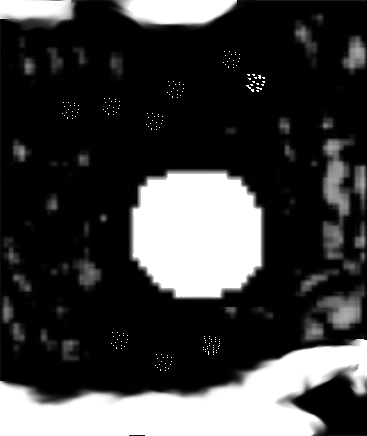
#> input picture images/solda.png, 367 x 436 px
$ python main.py
#> lines starting #> are read from the running program, lines starting #| are printed output that depends on the picture; after the words box and inside, x2 and y2 are one past the last pixel; in counts of white or black regions, pixels touching at a corner belong together
import numpy as np
from math import ceil

import matplotlib
import matplotlib.pyplot as plt

from skimage.io import imread
from skimage import data
from skimage.filters import threshold_multiotsu

from PIL import Image

from collections import deque

PATH_SOLDA = "images/solda.png"
PATH_SOLDA_EX1 = "images/solda_ex1.png"
PATH_SOLDA_EX2 = "images/solda_ex2.png"
PATH_SOLDA_EX3 = "images/solda_ex3.png"


def otsu_histogram(im:object):
    matplotlib.rcParams['font.size'] = 9

    thresholds = threshold_multiotsu(im, classes=2)

    regions = np.digitize(im, bins=thresholds)

    fig, ax = plt.subplots(nrows=1, ncols=3, figsize=(10, 3.5))

    ax[0].imshow(im, cmap='gray')
    ax[0].set_title('Imagem original')
    ax[0].axis('off')


    ax[1].hist(im.ravel(), bins=255)
    ax[1].set_title('Histograma')
    for thresh in thresholds:
        ax[1].axvline(thresh, color='r')

    ax[2].imshow(regions, cmap='jet')
    ax[2].set_title('Multi-Otsu Resultado')
    ax[2].axis('off')

    plt.subplots_adjust()

    plt.show()

def binary_threshold(im:object)->object:
    image = Image.fromarray(np.uint8(im)).convert('L')

    (l, h) = image.size

    out = Image.new(mode='L', size=(l, h))

    for j in range(0, h):
        for i in range(0, l):
            if image.getpixel((i, j)) == 0:
                out.putpixel(
                    (i, j),
                    0
                )
            else:
                out.putpixel(
                    (i, j),
                    255
                )

    return out

def threshold(im:object)->object:
    thresholds = threshold_multiotsu(im, classes=2)

    regions = np.digitize(im, bins=thresholds)

    return binary_threshold(regions)

def zero_frame(im:object)->object:
    (l, h) = im.size

    M = l + 2
    N = h + 2

    out = Image.new(mode='L', size=(M, N))

    for i in range(0, M):
        for j in range(0, N):
            if i == 0 and 0 <= j <= N:
                out.putpixel((i, j), 0)
            elif i == M - 1 and 0 <= j <= N - 1:
                out.putpixel((i, j), 0)
            elif 0 <= i <= M and j == 0:
                out.putpixel((i, j), 0)
            elif 0 <= i <= M - 1 and j == N - 1:
                out.putpixel((i, j), 0)
            else:
                out.putpixel((i, j), im.getpixel((i - 2, j - 2)))
    return out

def NO(im:object, coordinate:tuple, size:int)->bool:
    (i, j) = coordinate

    if im.getpixel((i - 1, j - 1)) == size:
        return (i - 1, j - 1)
    return None

def N(im:object, coordinate:tuple, size:int)->tuple:
    (i, j) = coordinate

    if im.getpixel((i - 1, j)) == size:
        return (i - 1, j)
    return None

def NE(im:object, coordinate:tuple, size:int)->bool:
    (i, j) = coordinate

    if im.getpixel((i - 1, j + 1)) == size:
        return (i - 1, j + 1)
    return None

def O(im:object, coordinate:tuple, size:int)->bool:
    (i, j) = coordinate

    if im.getpixel((i, j - 1)) == size:
        return (i, j - 1)
    return None

def L(im:object, coordinate:tuple, size:int)->bool:
    (i, j) = coordinate

    if im.getpixel((i, j + 1)) == size:
        return (i, j + 1)
    return None

def SO(im:object, coordinate:tuple, size:int)->bool:
    (i, j) = coordinate

    if im.getpixel((i + 1, j - 1)) == size:
        return (i + 1, j - 1)
    return None

def S(im:object, coordinate:tuple, size:int)->bool:
    (i, j) = coordinate

    if im.getpixel((i + 1, j)) == size:
        return (i + 1, j)
    return None

def SE(im:object, coordinate:tuple, size:int)->bool:
    (i, j) = coordinate

    if im.getpixel((i + 1, j + 1)) == size:
        return (i + 1, j + 1)
    return None

def calculate_coordinate(im, coordinate:tuple, size:int)->list:
    list_cordinate_functions = [NO, N, NE, O, L, SO, S, SE]
    list_pixels = [] # [NO, N, NE, O, L, SO, S, SE]

    for fi in list_cordinate_functions:
        list_pixels.append(fi(im, coordinate, size))

    return [i for i in list_pixels if i != None]

def dfs(im:object, out:object, coordinate:tuple, components:int)->set:
    set_coordinates:set = set()
    queue:deque = deque()

    set_coordinates.add(coordinate)
    queue.append(coordinate)

    while queue:
        for i in range(len(queue)):
            (i, j) = queue.popleft()

            coordinates = calculate_coordinate(im, (i, j), 255)

            if len(coordinates) != 0:
                out.putpixel((i, j), components)
                for k in coordinates:
                    if k not in set_coordinates:
                        queue.append(k)
                    set_coordinates.add(k)

    return set_coordinates

def segmentation_by_area(im:object)->tuple:
    (l, h) = im.size

    components = 50

    list_components:list = [components]
    set_coordinates:set = set()

    out = Image.new(mode='L', size=(l, h))

    for j in range(1, h - 1):
        for i in range(1, l - 1):
            if im.getpixel((i, j)) != 0 and (i, j) not in set_coordinates:
               set_coordinates = set_coordinates.union(dfs(im, out, (i, j), components))
               components += 1
               list_components.append(components)
            elif im.getpixel((i, j)) == 0:
                out.putpixel((i, j), 0)

    return (out, list_components)

def identifica_side(im:object)->set:
    list_component = []

    (l, h) = im.size

    for i in range(1, l - 1):
        if calculate_coordinate(im, (i, 1), 0) and im.getpixel((i, 1)) != 0:
            list_component.append(im.getpixel((i, 1)))

        if calculate_coordinate(im, (i, h - 2), 0) and im.getpixel((i, h - 2)) != 0:
            list_component.append(im.getpixel((i, h - 2)))


    for j in range(1, h - 1):
        if calculate_coordinate(im, (1, j), 0) and im.getpixel((1, j)) != 0:
            list_component.append(im.getpixel((1, j)))

        if calculate_coordinate(im, (l - 2, j), 0) and im.getpixel((l - 2, j)) != 0:
            list_component.append(im.getpixel((l - 2, j)))

    return set(list_component)

def remove_side_component(im:object, list_componentes:list)->object:
    (l, h) = im.size

    out = Image.new(mode='L', size=(l, h))

    for j in range(0, h):
        for i in range(0, l):
            if im.getpixel((i, j)) in list_componentes:
                out.putpixel((i, j), 0)
            else:
                out.putpixel((i, j), im.getpixel((i, j)))

    return out

def max_component(im:object, list_components:list)->int:
    (l, h) = im.size
    dict_components = {}

    for i in list_components:
        dict_components[i] = 0


    for j in range(0, h):
        for i in range(0, l):
            if im.getpixel((i, j)) != 0:
                dict_components[im.getpixel((i, j))] += 1

    return list(dict_components.keys())[list(dict_components.values()).index(max(dict_components.values()))]

def center_of_mass_image(im:object, list_components:list)->tuple:
    (l, h) = im.size

    max_value = max_component(im, list_components)

    sum_x = 0
    cont_x = 0

    sum_y = 0
    cont_y = 0

    for j in range(0, h):
        for i in range(0, l):
            if im.getpixel((i, j)) == max_value:
                sum_y += j
                cont_y += 1

                sum_x += i
                cont_x += 1
            else:
                im.putpixel((i, j), 0)

    return (ceil(sum_x/cont_x), ceil(sum_y/cont_y))

def psudo_color(im: object, output_path:str)->None:
    normalized_array  = np.array(im)

    colormap = np.zeros((256, 3), dtype=np.uint8)
    for i in range(256):
        r = int(255 * (i / 255.0))
        g = int(255 * (1 - abs((i / 127.5) - 1)))
        b = int(255 * (1 - i / 255.0))
        colormap[i] = [r, g, b]

    pseudo_color_image = colormap[normalized_array]

    pseudo_color_image = Image.fromarray(pseudo_color_image, 'RGB')

    pseudo_color_image.save(output_path)

def open_image(im:str, gray:bool = True)->object:
    return imread(im, as_gray=gray)

def main(path:str, result_file_name:str)->None:
    image = open_image(path, True)
#> in open_image, returned value is the input picture: shape (436, 367); min 0, max 255, mean 62.4

    threshold_image = threshold(image)
#> in threshold, `thresholds = threshold_multiotsu(im, classes=2)`: thresholds = [126]
#> in threshold, `regions = np.digitize(im, bins=thresholds)`:
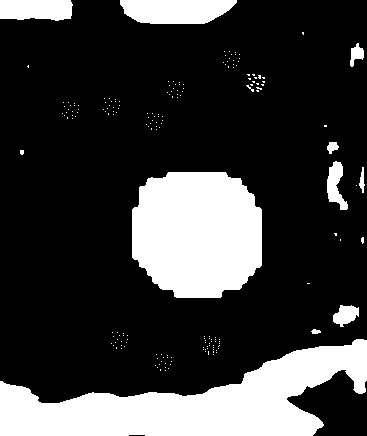
#> regions: shape (436, 367) int64; values 0 (black) and 1 (white), 23% white; 191 white regions (181 under 20 px), largest, box (x1, y1, x2, y2) and area: (0, 339, 367, 436) 17547, (132, 172, 262, 298) 13886, (120, 0, 237, 24) 2341
#> in binary_threshold, `out = Image.new(mode='L', size=(l, h))`: out: PIL image 367x436 L; every value is 0

    threshold_image.save(f'results/{result_file_name}_binary_threshold.png')

    zero_image = zero_frame(threshold_image)
#> in zero_frame, `out = Image.new(mode='L', size=(M, N))`: out: PIL image 369x438 L; every value is 0
#> after the loop in zero_frame, `for i in range(0, M):`:
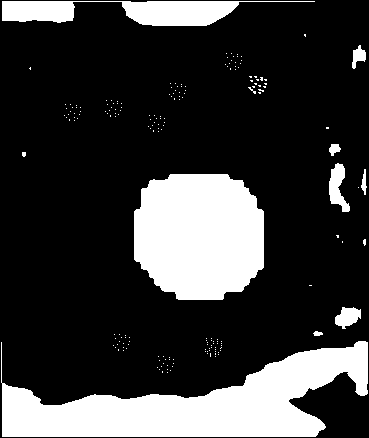
#> out: PIL image 369x438 L; 22.8% white; 190 white regions (181 under 20 px), largest, box (x1, y1, x2, y2) and area: (1, 341, 368, 437) 17250, (134, 174, 264, 300) 13886, (2, 1, 315, 26) 4022

    zero_image.save(f'results/{result_file_name}_zero_image.png')

    (components_image, list_components) = segmentation_by_area(zero_image)
#> after the loop in segmentation_by_area, `for j in range(1, h - 1):`:
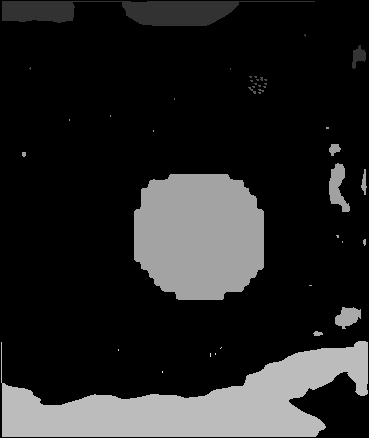
#> out: PIL image 369x438 L; min 0, max 238, mean 36.7

    psudo_color(components_image ,f'results/{result_file_name}_components_threshold.png')
#> in psudo_color, `pseudo_color_image = colormap[normalized_array]`:
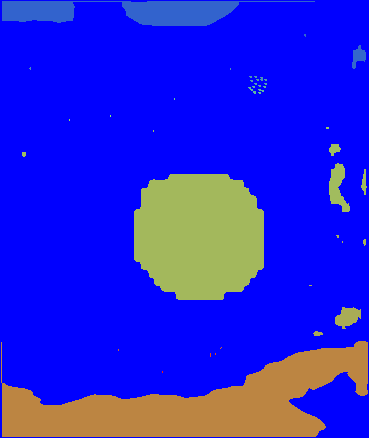
#> pseudo_color_image: shape (438, 369, 3); mean of channels 0, 1, 2 36.7, 34.1, 218.2; drawn as R, G, B

    list_components_side = list(identifica_side(components_image))
    # print(list_components_side)

    remove_side_component_image = remove_side_component(components_image, list_components_side)
#> after the loop in remove_side_component, `for j in range(0, h):`:
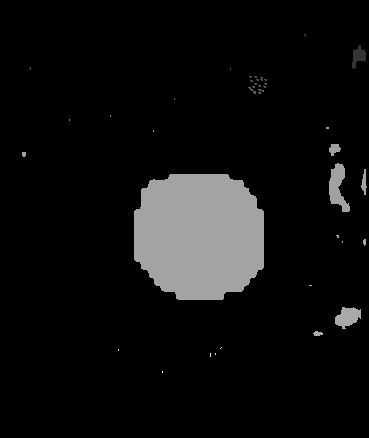
#> out: PIL image 369x438 L; min 0, max 238, mean 15.4
    remove_side_component_image.save(f'results/{result_file_name}_remove_side_component_image.png')

    # print(max_component(remove_side_component_image, list_components))

    (i, j) = center_of_mass_image(remove_side_component_image, list_components)
#> after the loop in center_of_mass_image, `for j in range(0, h):`:
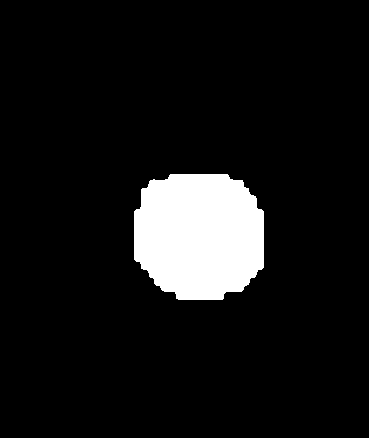
#> im: PIL image 369x438 L; values 0 (black) and 163 (white), 8.6% white; 1 white region, box (x1, y1, x2, y2) and area: (134, 174, 264, 300) 13886
    print(i, j)
#| 199 235

    remove_side_component_image.putpixel((i, j), 255)

    for k in range(1, 5):
        remove_side_component_image.putpixel((i, j + k), 255)
        remove_side_component_image.putpixel((i, j - k), 255)
        remove_side_component_image.putpixel((i + k, j), 255)
        remove_side_component_image.putpixel((i - k, j), 255)

    plt.imshow(remove_side_component_image)

    plt.savefig(f'results/{result_file_name}_center_of_mass_image.png')
    remove_side_component_image.save(f'results/{result_file_name}_center_of_mass_image.png')

    plt.show()

if __name__ == "__main__":
   main(PATH_SOLDA, "solda")
